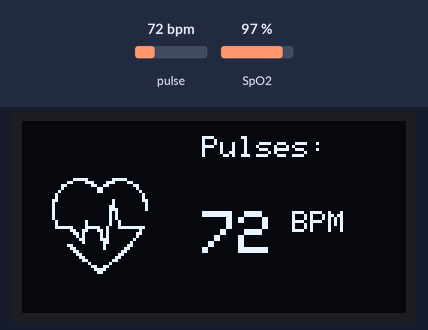
Recording of a sketch running on a simulated Arduino Uno, built with avr-gcc and run on an emulated ATmega328P. Parts: 128×64 one-colour display. The inputs (shaded band) are chosen by the test bench; at power-on: pulse 72 bpm, SpO2 97 %. The display library's start-up logo is not drawn.

Above: at 19.7 s.
19.8 s: pulse set to 42 bpm
At 24.4 s:
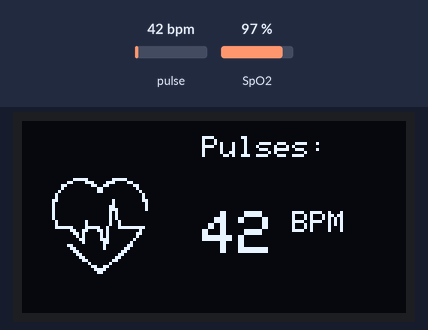
34.9 s: SpO2 set to 80 %
At 41.8 s:
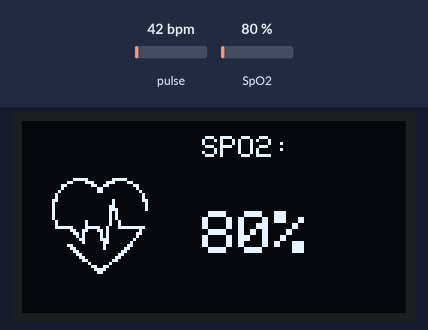
50.0 s: pulse set to 70 bpm
At 54.8 s:
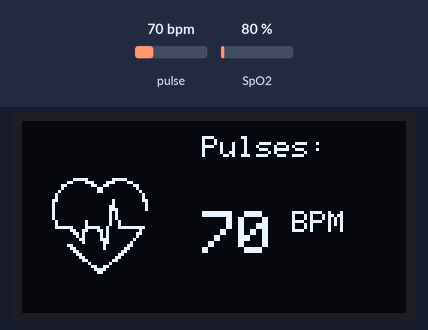
65.1 s: SpO2 set to 85 %
At 70.9 s:
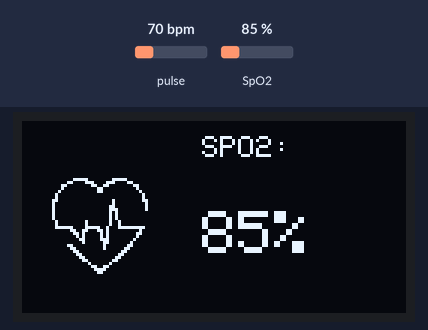
Timing chart, 0 to 72.4 s (numbered marks = the images above; inputs shaded):
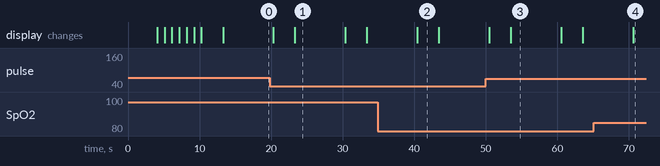

The sketch:

Max30102_spO2andPulsesDisplay.ino
```cpp
/*
  Hardware Connections MAX30102 - LOLIN C3 MINI:
  - VIN = VCC
  - GND = GND
  - SDA = 8 (or SDA)
  - SCL = 10 (or SCL)

  By Melina Soula
*/

#include <DFRobot_MAX30102.h>
#include <Wire.h>
#include <Adafruit_GFX.h> // OLED libraries
#include <Adafruit_SSD1306.h>

DFRobot_MAX30102 particleSensor;

int32_t SPO2; // SPO2 value
int8_t SPO2Valid; // Flag to indicate if SPO2 calculation is valid
int32_t heartRate; // Heart rate value
int8_t heartRateValid; // Flag to indicate if heart rate calculation is valid
int32_t fingerFlag = 0; // Flag to check if the finger is placed on the sensor

#define SCREEN_WIDTH 128 // OLED display width, in pixels
#define SCREEN_HEIGHT 64 // OLED display height, in pixels
#define OLED_RESET -1 // Reset pin # (or -1 if sharing Arduino reset pin)

Adafruit_SSD1306 display(SCREEN_WIDTH, SCREEN_HEIGHT, &Wire, OLED_RESET); // Declaring the display object

static const unsigned char PROGMEM logo_bmp[] = {
  0x01, 0xF0, 0x0F, 0x80, 0x06, 0x1C, 0x38, 0x60, 0x18, 0x06, 0x60, 0x18, 0x10, 0x01, 0x80, 0x08,
  0x20, 0x01, 0x80, 0x04, 0x40, 0x00, 0x00, 0x02, 0x40, 0x00, 0x00, 0x02, 0xC0, 0x00, 0x08, 0x03,
  0x80, 0x00, 0x08, 0x01, 0x80, 0x00, 0x18, 0x01, 0x80, 0x00, 0x1C, 0x01, 0x80, 0x00, 0x14, 0x00,
  0x80, 0x00, 0x14, 0x00, 0x80, 0x00, 0x14, 0x00, 0x40, 0x10, 0x12, 0x00, 0x40, 0x10, 0x12, 0x00,
  0x7E, 0x1F, 0x23, 0xFE, 0x03, 0x31, 0xA0, 0x04, 0x01, 0xA0, 0xA0, 0x0C, 0x00, 0xA0, 0xA0, 0x08,
  0x00, 0x60, 0xE0, 0x10, 0x00, 0x20, 0x60, 0x20, 0x06, 0x00, 0x40, 0x60, 0x03, 0x00, 0x40, 0xC0,
  0x01, 0x80, 0x01, 0x80, 0x00, 0xC0, 0x03, 0x00, 0x00, 0x60, 0x06, 0x00, 0x00, 0x30, 0x0C, 0x00,
  0x00, 0x08, 0x10, 0x00, 0x00, 0x06, 0x60, 0x00, 0x00, 0x03, 0xC0, 0x00, 0x00, 0x01, 0x80, 0x00
};

/*
Macro definition options in sensor configuration
sampleAverage: SAMPLEAVG_1 SAMPLEAVG_2 SAMPLEAVG_4
               SAMPLEAVG_8 SAMPLEAVG_16 SAMPLEAVG_32
ledMode:       MODE_REDONLY  MODE_RED_IR  MODE_MULTILED
sampleRate:    PULSEWIDTH_69 PULSEWIDTH_118 PULSEWIDTH_215 PULSEWIDTH_411
pulseWidth:    SAMPLERATE_50 SAMPLERATE_100 SAMPLERATE_200 SAMPLERATE_400
               SAMPLERATE_800 SAMPLERATE_1000 SAMPLERATE_1600 SAMPLERATE_3200
adcRange:      ADCRANGE_2048 ADCRANGE_4096 ADCRANGE_8192 ADCRANGE_16384
*/

void setup() {
  // Initialize serial communication
  Serial.begin(115200);

  // Initialize the sensor
  while (!particleSensor.begin()) {
    Serial.println("MAX30102 was not found");
    delay(1000);
  }

  // Configure the sensor
  particleSensor.sensorConfiguration(
    /*ledBrightness=*/70,
    /*sampleAverage=*/SAMPLEAVG_4,
    /*ledMode=*/MODE_MULTILED,
    /*sampleRate=*/SAMPLERATE_100,
    /*pulseWidth=*/PULSEWIDTH_411,
    /*adcRange=*/ADCRANGE_16384
  );

  // Initialize the display
  if (!display.begin(SSD1306_SWITCHCAPVCC, 0x3C)) {
    Serial.println("SSD1306 allocation failed");
    while (1);
  }
  display.display();
  display.clearDisplay();
}

void loop() {

  particleSensor.heartrateAndOxygenSaturation(&SPO2, &SPO2Valid, &heartRate, &heartRateValid);

  if(SPO2Valid == 1 && heartRateValid == 1){
    if (fingerFlag == 0) {
      for (int i = 6; i >= 1; i--) {  // Loop from 4 down to 1
          display.clearDisplay();
          display.setCursor(30, 6);
          display.setTextSize(1);
          display.println("Processing...");
          display.setTextSize(3);
          display.setTextColor(WHITE);
          display.setCursor(60, 30);
          display.println(i);  // Print the countdown number
          display.display();    // Update the display
          delay(1000);         // Wait for 1 second
        }
      fingerFlag = 1; // Set fingerFlag to 1 to indicate the loop has executed
    }
        if (SPO2Valid == 1 ){
        display.clearDisplay();
        display.drawBitmap(10, 19, logo_bmp, 32, 32, WHITE);
        display.setTextSize(1);
        display.setTextColor(WHITE);
        display.setCursor(60, 5);
        display.setTextSize(1);
        display.println("SPO2:");
        display.setCursor(60, 30);
        display.setTextSize(2);
        display.print(SPO2, DEC);
        display.println("%");
        display.display();

        delay(3000);}

        if (heartRateValid == 1){
        display.clearDisplay();
        display.drawBitmap(10, 19, logo_bmp, 32, 32, WHITE);
        display.setTextSize(1);
        display.setTextColor(WHITE);
        display.setCursor(60, 5);
        display.setTextSize(1);
        display.println("Pulses:");
        display.setCursor(60, 30);
        display.setTextSize(2);
        display.print(heartRate, DEC);
        display.setTextSize(1);
        display.println(" BPM");
        display.display();

        delay(3000);
        }
  }else {
    fingerFlag = 0;
    display.clearDisplay();
    display.setTextSize(1);
    display.setTextColor(WHITE);
    display.setCursor(35, 6);
    display.println("No Finger?");
    display.setCursor(31, 21);
    display.println("Please Place");
    display.setCursor(35, 36);
    display.println("your Finger ");
    display.setCursor(37, 51);
    display.println("and wait! ");

    display.display();
  }
}
```

Measured:
- after the input at 19.8 s, the display: first differs from a run without the input after 3.5 s (image 1)
- after the input at 34.9 s, the display: changes after 5.5 s (image 2)
- after the input at 50.0 s, the display: first differs from a run without the input after 3.5 s (image 3)
- after the input at 65.1 s, the display: changes after 5.5 s (image 4)
- what the display in image 1 shows lasts 7.1 s, from 23.3 s to 30.4 s
- what the display in image 2 shows lasts 3.1 s, from 40.4 s to 43.5 s
